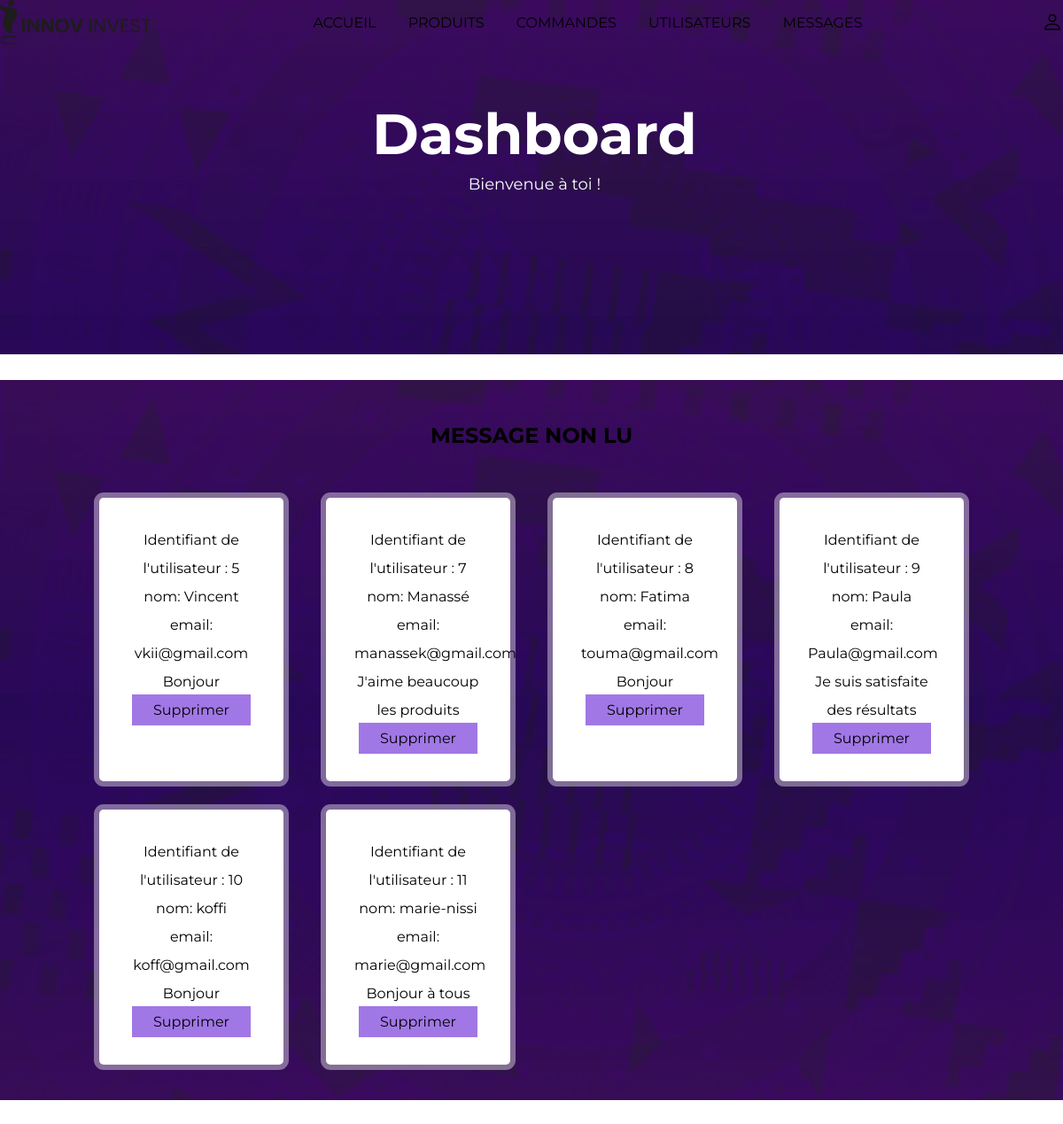
The app's page /admin_message.php (signed in) with its own data.
### tables this page shows
CREATE TABLE `message` (
  `id` int(255) NOT NULL,
  `user_id` int(255) NOT NULL,
  `name` varchar(255) NOT NULL,
  `email` varchar(100) NOT NULL,
  `number` varchar(255) NOT NULL,
  `message` varchar(255) NOT NULL
);

### admin_message.php (the view, shortened to what this page needs)
<?php
	include 'connection.php';
?>
<!DOCTYPE html>
<html lang="en">
<head>
	<link rel="stylesheet" href="https://cdn.jsdelivr.net/npm/bootstrap-icons@1.9.1/font/bootstrap-icons.css">
</head>
<body>
	<?php include 'admin_header.php'; ?>
	<div class="line4"></div>
	<section class="message-container">
		<h1 class="title">message non lu</h1>
		<div class="box-container">
			<?php
				$select_message = mysqli_query($conn,"SELECT * FROM `message`") or die('query failed');
				if (mysqli_num_rows($select_message)>0) {
					while($fetch_message = mysqli_fetch_assoc($select_message)){
			?>
			<div class="box">
				<p>Identifiant de l'utilisateur : <span><?php echo $fetch_message['id']; ?></span></p>
				<p>nom: <span><?php echo $fetch_message['name']; ?></span></p>
				<p>email: <span><?php echo $fetch_message['email']; ?></span></p>
				<p><?php echo $fetch_message['message']; ?></p>
				<a href="admin_message.php?delete=<?php echo $fetch_message['id']; ?>;" onclick="return confirm('supprimer ce message');" class="delete">supprimer</a>
			</div>
			<?php
					}
				}else{
						echo '
							<div class="empty">
								<p>aucun produit ajouté pour le moment !</p>
							</div>
						';
				}
			?>
		</div>
	</section>
	<div class="line"></div>
</body>
</html>

### admin_header.php (shortened to what this page needs)
<!DOCTYPE html>
<html lang="en">
<head>
	<link rel="stylesheet" href="https://cdn.jsdelivr.net/npm/bootstrap-icons@1.9.1/font/bootstrap-icons.css">
</head>
<body>
	<header class="header">
		<div class="flex">
			<a href="admin_pannel.php" class="logo"><img src="images/innovinvst.png" style="height: 50px;"></a>
			<nav class="navbar">
				<a href="admin_pannel.php">Accueil</a>
				<a href="admin_product.php">Produits</a>
				<a href="admin_order.php">Commandes</a>
				<a href="admin_user.php">Utilisateurs</a>
				<a href="admin_message.php">Messages</a>
			</nav>
			<div class="icons">
				<i class="bi bi-person" id="user-btn"></i>
			</div>
		</div>
	</header>
	<div class="banner">
		<div class="detail">
			<h1>Dashboard</h1>
			<p style="color:white">Bienvenue à toi !</p>
		</div>
	</div>
	<div class="line"></div>
</body>
</html>

### records on screen
message: id "5", name "Vincent", email "vkii@gmail.com", message "Bonjour"
message: id "7", name "Manassé", email "manassek@gmail.com", message "J'aime beaucoup les produits"
message: id "8", name "Fatima", email "touma@gmail.com", message "Bonjour"
message: id "9", name "Paula", email "Paula@gmail.com", message "Je suis satisfaite des résultats"
message: id "10", name "koffi", email "koff@gmail.com", message "Bonjour"
message: id "11", name "marie-nissi", email "marie@gmail.com", message "Bonjour à tous"
